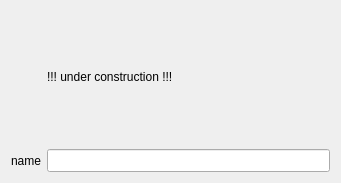
<?xml version="1.0" encoding="UTF-8"?>
<ui version="4.0">
 <class>GeneratorTemplate</class>
 <widget class="QWidget" name="GeneratorTemplate">
  <property name="geometry">
   <rect>
    <x>0</x>
    <y>0</y>
    <width>341</width>
    <height>183</height>
   </rect>
  </property>
  <property name="windowTitle">
   <string>GeneratorTemplate</string>
  </property>
  <layout class="QGridLayout" name="gridLayout">
   <item row="1" column="0">
    <widget class="QLabel" name="label">
     <property name="text">
      <string>name</string>
     </property>
    </widget>
   </item>
   <item row="1" column="1">
    <widget class="QLineEdit" name="lineEditName">
     <property name="font">
      <font>
       <family>Courier New</family>
       <pointsize>10</pointsize>
      </font>
     </property>
    </widget>
   </item>
   <item row="0" column="1">
    <widget class="QLabel" name="label_2">
     <property name="text">
      <string>!!! under construction !!!</string>
     </property>
    </widget>
   </item>
  </layout>
 </widget>
 <resources/>
 <connections/>
</ui>
